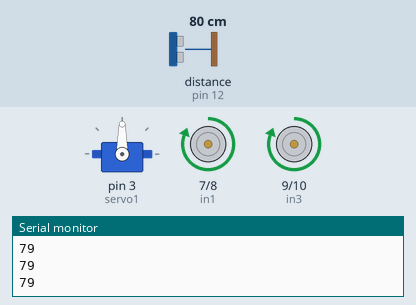
Simulated run of this sketch. Board: Arduino Uno, built with avr-gcc and run on an emulated ATmega328P. Shown: servo, motor-driver pin pairs drawn as motors (green arrow = first pin HIGH = forward, orange = second pin HIGH = backward, longer = more drive), the last lines printed to the serial monitor. Wiring (inferred from the names in the program): ultrasonic range finder: trigger pin 11; echo pin 12. The inputs (shaded band) are chosen by the test bench; at power-on: distance to the obstacle (sensor on pin 12) 80 cm. The echo pulse lasts 58.3 µs per cm.

Above: at 1.2 s.
1.3 s: distance to the obstacle (sensor on pin 12) set to 40 cm
2.8 s: distance to the obstacle (sensor on pin 12) set to 34 cm
At 5.3 s:
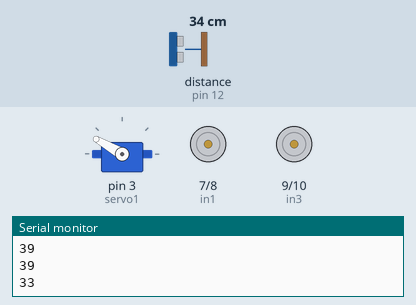
8.4 s: distance to the obstacle (sensor on pin 12) set to 2 cm
At 12.3 s:
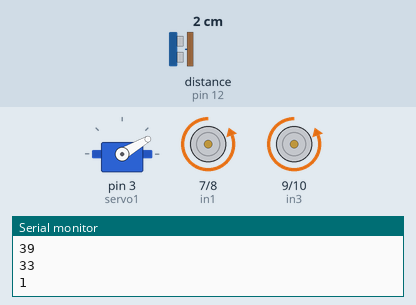
14.4 s: distance to the obstacle (sensor on pin 12) set to 35 cm
At 15.9 s:
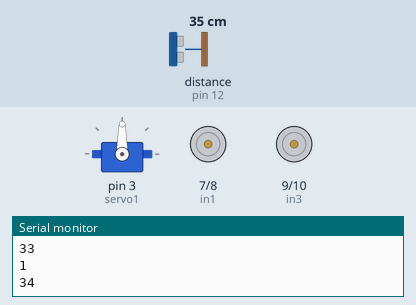
Timing chart, 0 to 17.5 s (numbered marks = the images above; inputs shaded):
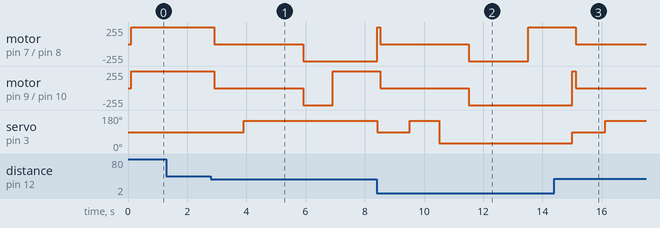

Measured:
- the behaviour switches between 37 and 36 cm on distance to the obstacle (sensor on pin 12) (found by bisection; images 0 and 1)
- after the input at 2.8 s, motor on pin 7 (in1) / pin 8 (in2): forward 255/255 → stopped after 0.12 s, → backward 255/255 3.0 s later; motor on pin 9 (in3) / pin 10 (in4): forward 255/255 → stopped after 0.12 s, → backward 255/255 3.0 s later, → forward 255/255 1.0 s later; servo on pin 3 (servo1): 90° → 150° after 1.1 s
- after the input at 8.4 s, motor on pin 9 (in3) / pin 10 (in4): goes on until 11.5 s, then stays backward 255/255
- after the input at 14.4 s, servo on pin 3 (servo1): goes on until 16.1 s, then stays 150°

The sketch:

vaccum.ino
```cpp
#include<Servo.h>
int time=0;
int distance=0;
int in1 = 7;
int in2 = 8;
int in3 = 9;
int in4 = 10;

int trig=11;
int echo=12;
Servo servo1;
void setup(){

    pinMode(in1, OUTPUT);
    pinMode(in2, OUTPUT);
    pinMode(in3, OUTPUT);
    pinMode(in4, OUTPUT);
	pinMode(trig,OUTPUT);
  pinMode(echo,INPUT);
    digitalWrite(in1, LOW);
    digitalWrite(in2, LOW);
    digitalWrite(in3, LOW);
    digitalWrite(in4, LOW);
    servo1.attach(3);
    servo1.write(90);
    Serial.begin(9600);
}

void loop()
{
digitalWrite(trig,LOW);
delayMicroseconds(2);
digitalWrite(trig,HIGH);
delayMicroseconds(10);
digitalWrite(trig,LOW);
delayMicroseconds(2);
time=pulseIn(echo,HIGH);
distance=(time*0.034)/2;
Serial.println(distance);
delay(100);

if(distance>35)
{
  front();
}
else
{
off();
delay(1000);
servo1.write(150);
delay(1000);
if(distance<30)
{
    servo1.write(30);
    if(distance>30)
    {
    off();
    delay(1000);
    back();
    right();
    front();
    }
    else
     { off();
      delay(1000);
      back();
      delay(1000);
      right();
      delay(1000);
      front();
    }
}
    else
    {
      off();
      delay(1000);
      back();
      left();
      delay(1000);
      front();
    }
  }
}


void front()
{
    digitalWrite(in1, HIGH);
    digitalWrite(in2, LOW);
    digitalWrite(in3, HIGH);
    digitalWrite(in4, LOW);
    servo1.write(90);
}
void back()
{
    digitalWrite(in1, LOW);
    digitalWrite(in2, HIGH);
    digitalWrite(in3, LOW);
    digitalWrite(in4, HIGH);
   delay(1000);
}
void right()
{
 digitalWrite(in1, HIGH);
    digitalWrite(in2, LOW);
    digitalWrite(in3, LOW);
    digitalWrite(in4, HIGH);delay(500);

}
void left()
{
  digitalWrite(in1, LOW);
    digitalWrite(in2, HIGH);
    digitalWrite(in3, HIGH);
    digitalWrite(in4, LOW);
    delay(500);
}
void off()
{
   digitalWrite(in1, LOW);
    digitalWrite(in2, LOW);
    digitalWrite(in3, LOW);
    digitalWrite(in4, LOW);
}
```
